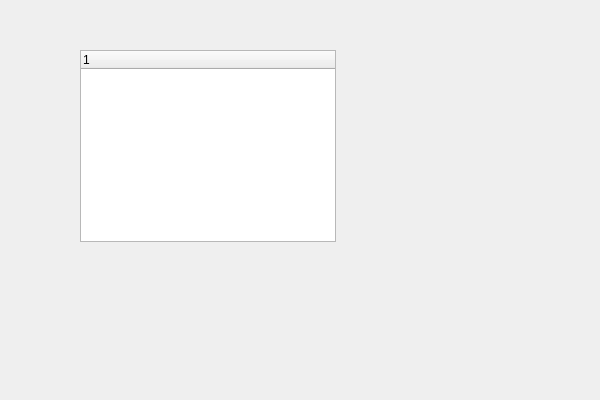
<?xml version="1.0" encoding="UTF-8"?>
<ui version="4.0">
 <class>WidgetClass</class>
 <widget class="QWidget" name="WidgetClass">
  <property name="geometry">
   <rect>
    <x>0</x>
    <y>0</y>
    <width>600</width>
    <height>400</height>
   </rect>
  </property>
  <property name="windowTitle">
   <string>Widget</string>
  </property>
  <widget class="QTreeWidget" name="treeWidget">
   <property name="geometry">
    <rect>
     <x>80</x>
     <y>50</y>
     <width>256</width>
     <height>192</height>
    </rect>
   </property>
   <column>
    <property name="text">
     <string notr="true">1</string>
    </property>
   </column>
  </widget>
 </widget>
 <layoutdefault spacing="6" margin="11"/>
 <resources>
  <include location="widget.qrc"/>
 </resources>
 <connections/>
</ui>
